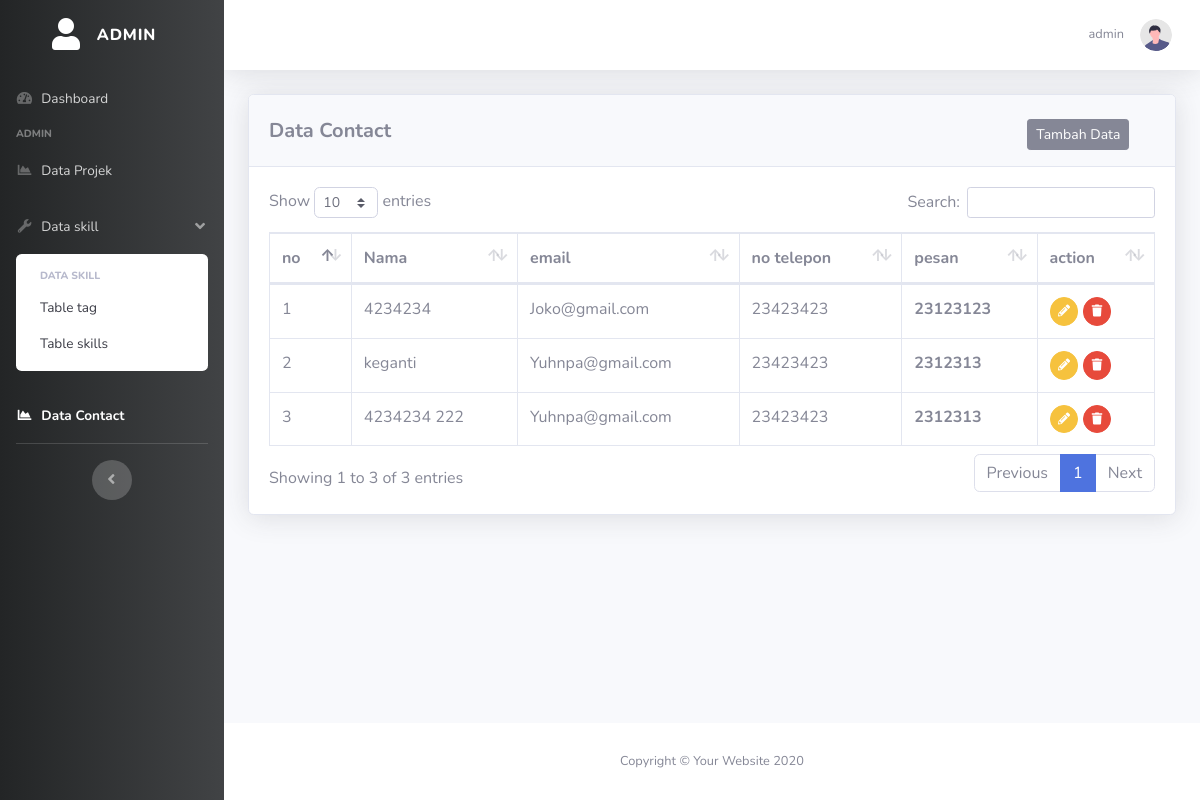
The app's page /admin/Contact/index.php (signed in) with its own data.
### tables this page shows
CREATE TABLE `contact` (
  `id` int(11) NOT NULL,
  `nama` varchar(100) NOT NULL,
  `email` varchar(100) NOT NULL,
  `no_telp` varchar(100) NOT NULL,
  `pesan` longtext NOT NULL
);

### koneksi.php (called while the page is built, shortened)
<?php
$server = "localhost";
$user = "root";
$password = "";
$database  = "portofolio_gue";
$conn = mysqli_connect($server, $user, $password, $database);
function query($query)
{
    global $conn;
    $result = mysqli_query($conn, $query);
    $box = [];
    while ($isi = mysqli_fetch_assoc($result)) {
        $box[] = $isi;
    }
    return $box;
}

### admin/Contact/index.php (the view, shortened to what this page needs)
<?php
require '../../koneksi.php';
$nama = $_SESSION['admin']['username'];
$projek  = query("SELECT * FROM contact ORDER BY id DESC");
?>
<!DOCTYPE html>
<html lang="en">
<head>
    <link href="../../asset/pakage/fontawesome-free/css/all.min.css" rel="stylesheet" type="text/css">
    <link href="../../asset/css/sb-admin-2.min.css" rel="stylesheet">
    <link rel="stylesheet" href="../../asset/pakage/datatables/dataTables.bootstrap4.min.css">
</head>
<body id="page-top">
    <div id="wrapper">
        <ul class="navbar-nav bg-gradient-primary sidebar sidebar-dark accordion" id="accordionSidebar">
            <a class="sidebar-brand d-flex align-items-center justify-content-center" href="index.html">
                <div class="sidebar-brand-icon">
                    <i class="fas fa-user"></i>
                </div>
                <div class="sidebar-brand-text mx-3">Admin <sup></sup></div>
            </a>
            <li class="nav-item ">
                <a class="nav-link " href="../dashboard.php">
                    <i class="fas fa-fw fa-tachometer-alt"></i>
                    <span>Dashboard</span></a>
            </li>
            <div class="sidebar-heading">
                Admin
            </div>
            <li class="nav-item ">
                <a class="nav-link " href="../projek/index.php">
                    <i class="fas fa-fw fa-chart-area"></i>
                    <span>Data Projek</span>
                </a>
            </li>
            <li class="nav-item ">
                <a class="nav-link" href="#" data-toggle="collapse" data-target="#collapseUtilities" aria-expanded="true" aria-controls="collapseUtilities">
                    <i class="fas fa-fw fa-wrench"></i>
                    <span>Data skill</span>
                </a>
                <div id="collapseUtilities" class="collapse show" aria-labelledby="headingUtilities" data-parent="#accordionSidebar">
                    <div class="bg-white py-2 collapse-inner rounded">
                        <h6 class="collapse-header">Data skill</h6>
                        <a class="collapse-item" href="index.php">Table tag</a>
                        <a class="collapse-item" href="../skill/index.php">Table skills</a>
                    </div>
                </div>
            </li>
            <li class="nav-item active">
                <a class="nav-link " href="../Contact/index.php">
                    <i class="fas fa-fw fa-chart-area"></i>
                    <span>Data Contact</span>
                </a>
            </li>
            <hr class="sidebar-divider d-none d-md-block">
            <div class="text-center d-none d-md-inline">
                <button class="rounded-circle border-0" id="sidebarToggle"></button>
            </div>
        </ul>
        <div id="content-wrapper" class="d-flex flex-column">
            <div id="content">
                <nav class="navbar navbar-expand navbar-light bg-white topbar mb-4 static-top shadow">
                    <ul class="navbar-nav ml-auto">
                        <li class="nav-item dropdown no-arrow">
                            <a class="nav-link dropdown-toggle" href="#" id="userDropdown" role="button" data-toggle="dropdown" aria-haspopup="true" aria-expanded="false">
                                <span class="mr-2 d-none d-lg-inline text-gray-600 small mr-3"><?= $nama ?></span>
                                <img class="img-profile rounded-circle" src="../../asset/image/undraw_profile.svg">
                            </a>
                        </li>
                    </ul>
                </nav>
                <div class="container-fluid">
                    <div class="card shadow mb-4">
                        <div class="card-header py-3">
                            <div class="row mt-2">
                                <div class="col-md-10">
                                    <h5 class="m-0 font-weight-bold text-secondary ">Data Contact</h5>
                                </div>
                                <div class="col-md-2">
                                    <a href="tambah.php" class="btn btn-secondary btn-sm pl-2">Tambah Data
                                    </a>
                                </div>
                            </div>
                        </div>
                        <div class="card-body">
                            <div class="table-responsive">
                                <table class="table table-bordered" id="dataTable" width="100%" cellspacing="0">
                                    <thead>
                                        <tr>
                                            <th>no</th>
                                            <th>Nama</th>
                                            <th>email</th>
                                            <th>no telepon</th>
                                            <th>pesan</th>
                                            <th>action</th>
                                        </tr>
                                    </thead>
                                    <tbody>
                                        <?php foreach ($projek as $key => $value) { ?>
                                            <tr>
                                                <td><?= $key + 1 ?></td>
                                                <td><?= $value['nama'] ?></td>
                                                <td><?= $value['email'] ?></td>
                                                <td><?= $value['no_telp'] ?></td>
                                                <th><?= $value['pesan'] ?></th>
                                                <td>
                                                    <a href="edit.php?id=<?= $value['id'] ?>" class=" btn-sm btn btn-warning btn-circle">
                                                        <i class="fas fa-pencil-alt"></i>
                                                    </a>
                                                    <button data-id="<?= $value['id'] ?>" class=" btn-sm btn btn-danger btn-circle hapus">
                                                        <i class="fas fa-trash"></i>
                                                    </button>
                                                </td>
                                            </tr>
                                        <?php } ?>
                                    </tbody>
                                </table>
                            </div>
                        </div>
                    </div>
                </div>
            </div>
            <footer class="sticky-footer bg-white">
                <div class="container my-auto">
                    <div class="copyright text-center my-auto">
                        <span>Copyright &copy; Your Website 2020</span>
                    </div>
                </div>
            </footer>
        </div>
    </div>
</body>
</html>

### admin/Contact/index.php (style rules this page uses)
.sidebar { background-image: linear-gradient(to right, #232526, #414345); }

### records on screen
contact: nama "4234234", email "Joko@gmail.com", no_telp "23423423", pesan "23123123"
contact: nama "keganti", email "Yuhnpa@gmail.com", no_telp "23423423", pesan "2312313"
contact: nama "4234234 222", email "Yuhnpa@gmail.com", no_telp "23423423", pesan "2312313"

### other values on screen
$nama "admin"
